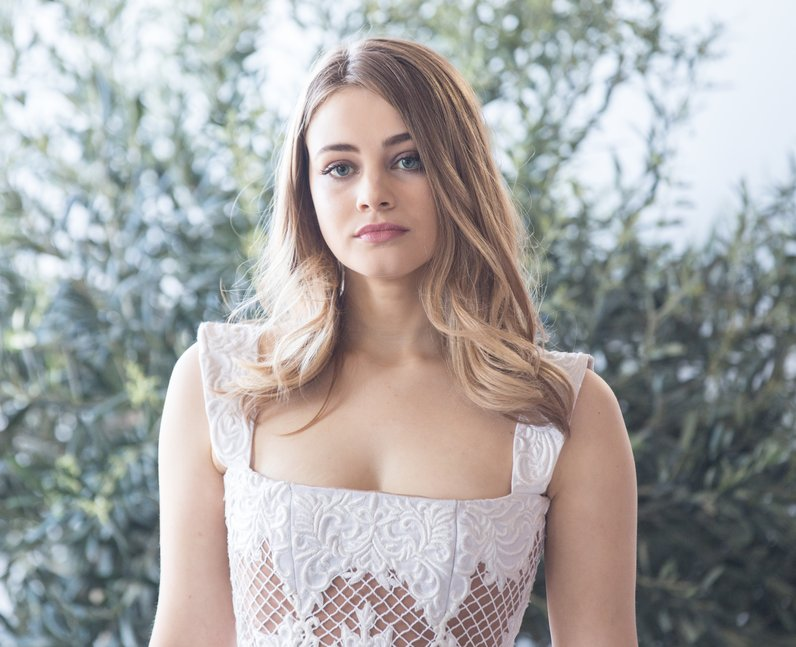
#> input picture Images/tess.jpg, 796 x 647 px, found by its file name
$ python stack_arrys.py
#> lines starting #> are read from the running program, lines starting #| are printed output that depends on the picture
import cv2 as cv
import numpy as np

img1 = cv.imread("Images/tess.jpg")
#> img1 is the input picture: shape (647, 796, 3); mean B, G, R 164.7, 165.7, 167
img2 = cv.imread("Images/tess.jpg")

attach = np.hstack([img1, img2])
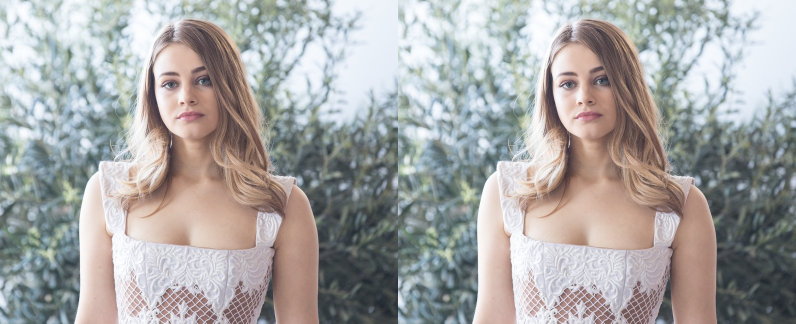
#> attach: shape (647, 1592, 3) (shown at 1/2 size); mean B, G, R 164.7, 165.7, 167
#attach = np.vstack([img1, img2])


cv.imshow("Attached images", attach)

cv.waitKey()
cv.destroyAllWindows()

$ run again, with Images/Anastasia.jpg copied over Images/tess.jpg
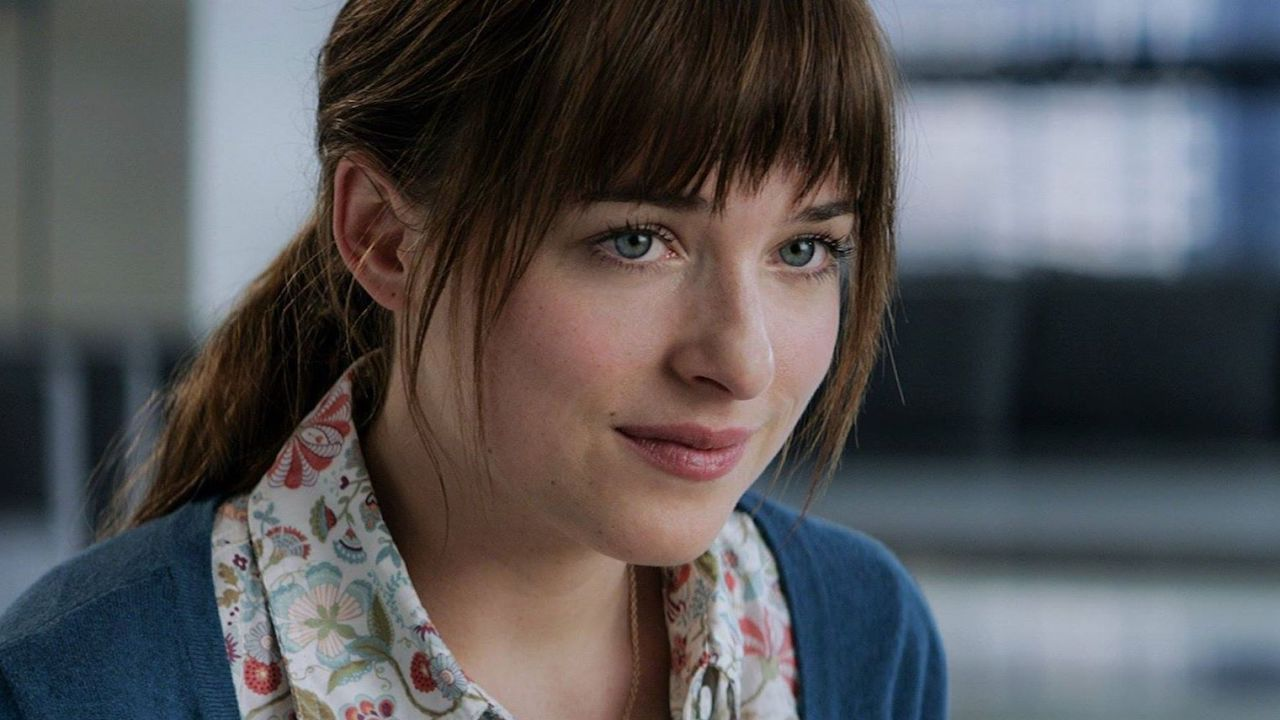
#> input picture Images/Anastasia.jpg, 1280 x 720 px, found by its file name
#> img1 is the input picture: shape (720, 1280, 3); mean B, G, R 86.9, 84.4, 85.5
#> `attach = np.hstack([img1, img2])`:
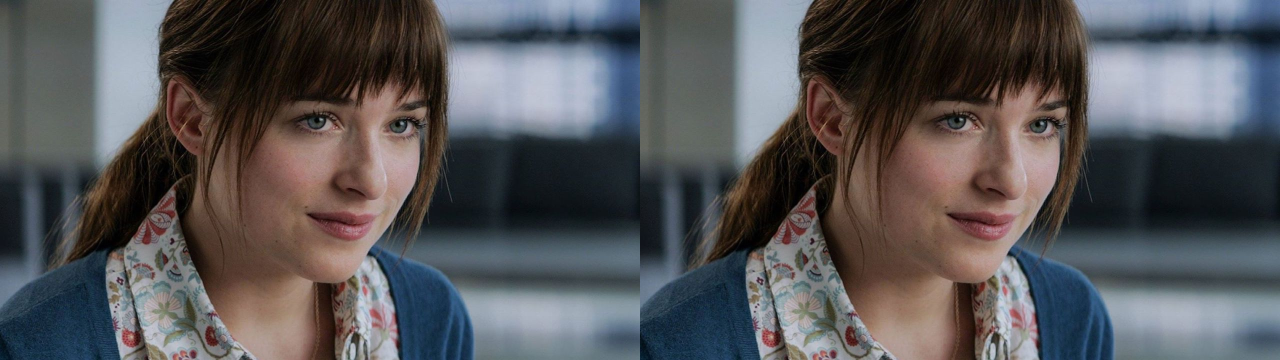
#> attach: shape (720, 2560, 3) (shown at 1/2 size); mean B, G, R 86.9, 84.4, 85.5

$ run again, with Images/cat.jpg copied over Images/tess.jpg
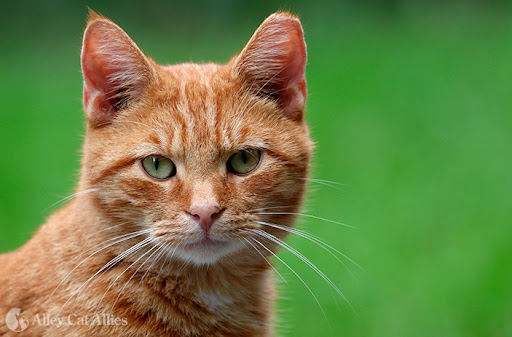
#> input picture Images/cat.jpg, 512 x 337 px, found by its file name
#> img1 is the input picture: shape (337, 512, 3); mean B, G, R 69, 129.5, 105.6
#> `attach = np.hstack([img1, img2])`:
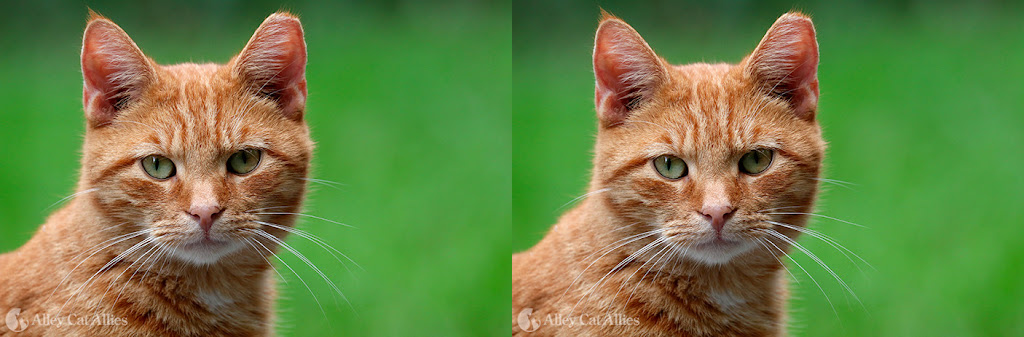
#> attach: shape (337, 1024, 3); mean B, G, R 69, 129.5, 105.6

$ run again, with Images/cr7.jpg copied over Images/tess.jpg
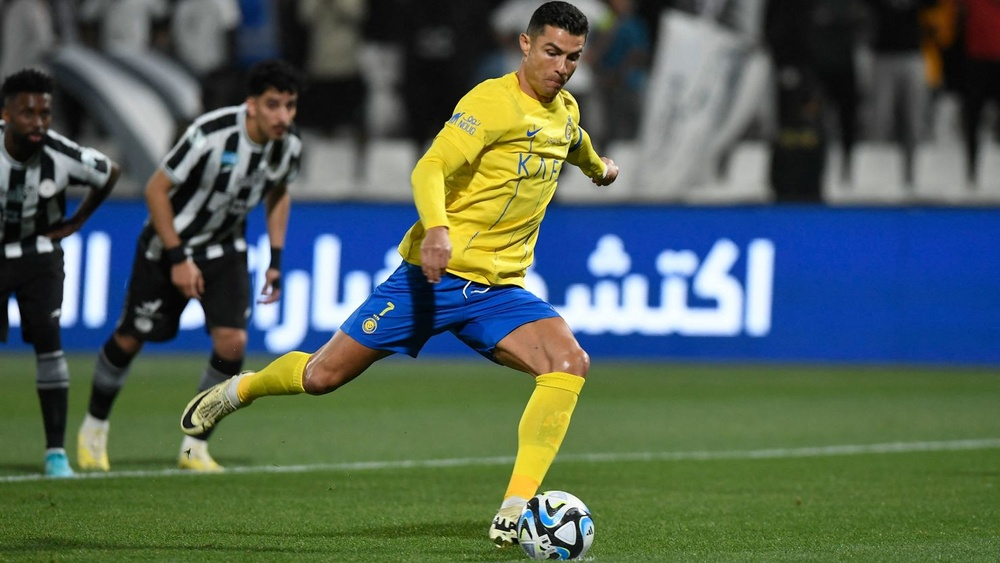
#> input picture Images/cr7.jpg, 1000 x 563 px, shrunk from 1480 x 833 before the run, found by its file name
#> img1 is the input picture: shape (563, 1000, 3); mean B, G, R 87.6, 98.6, 83
#> `attach = np.hstack([img1, img2])`:
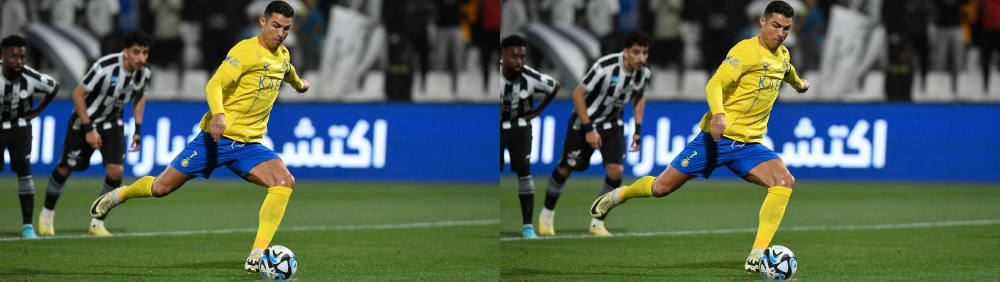
#> attach: shape (563, 2000, 3) (shown at 1/2 size); mean B, G, R 87.6, 98.6, 83
